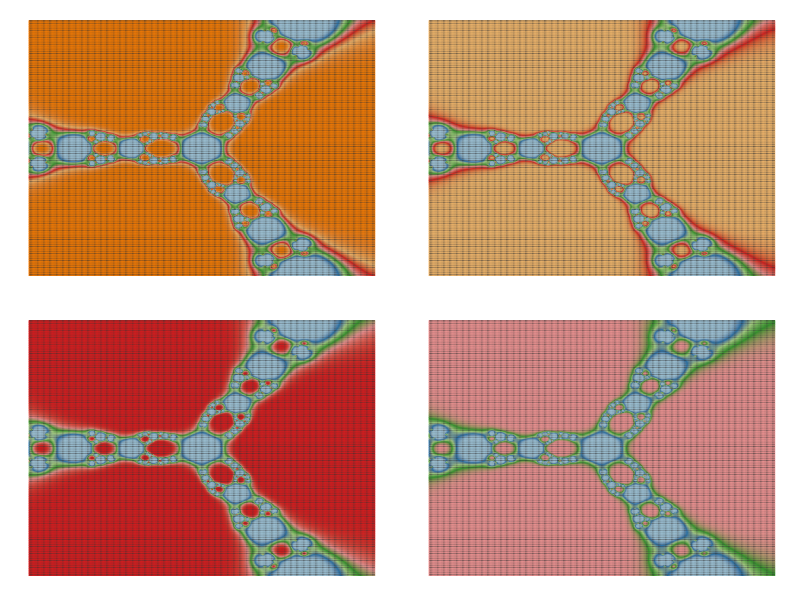

The R script that drew this image:
library(ggplot2)
library(numDeriv)
library(RColorBrewer)
library(gridExtra)
## Polynom: choose only one or try yourself
f  <- function (z) {z^3-1}        #Blurry 1
#f  <- function (z) {z^4+z-1}     #Blurry 2
#f  <- function (z) {z^5+z^3+z-1} #Blurry 3
z <- outer(seq(-2, 2, by = 0.01),1i*seq(-2, 2, by = 0.01),'+')
for (k in 1:5) z <- z-f(z)/matrix(grad(f, z), nrow=nrow(z))
## Supressing texts, titles, ticks, background and legend.
opt <- theme(legend.position="none",
             panel.background = element_blank(),
             axis.ticks=element_blank(), 
             axis.title=element_blank(), 
             axis.text =element_blank())
z <- data.frame(expand.grid(x=seq(ncol(z)), y=seq(nrow(z))), z=as.vector(exp(-Mod(f(z)))))
# Create plots. Choose a palette with display.brewer.all()
p1 <- ggplot(z, aes(x=x, y=y, color=z)) + geom_tile() + scale_colour_gradientn(colours=brewer.pal(8, "Paired")) + opt
p2 <- ggplot(z, aes(x=x, y=y, color=z)) + geom_tile() + scale_colour_gradientn(colours=brewer.pal(7, "Paired")) + opt
p3 <- ggplot(z, aes(x=x, y=y, color=z)) + geom_tile() + scale_colour_gradientn(colours=brewer.pal(6, "Paired")) + opt
p4 <- ggplot(z, aes(x=x, y=y, color=z)) + geom_tile() + scale_colour_gradientn(colours=brewer.pal(5, "Paired")) + opt
# Arrange four plots in a 2x2 grid
grid.arrange(p1, p2, p3, p4, ncol=2)